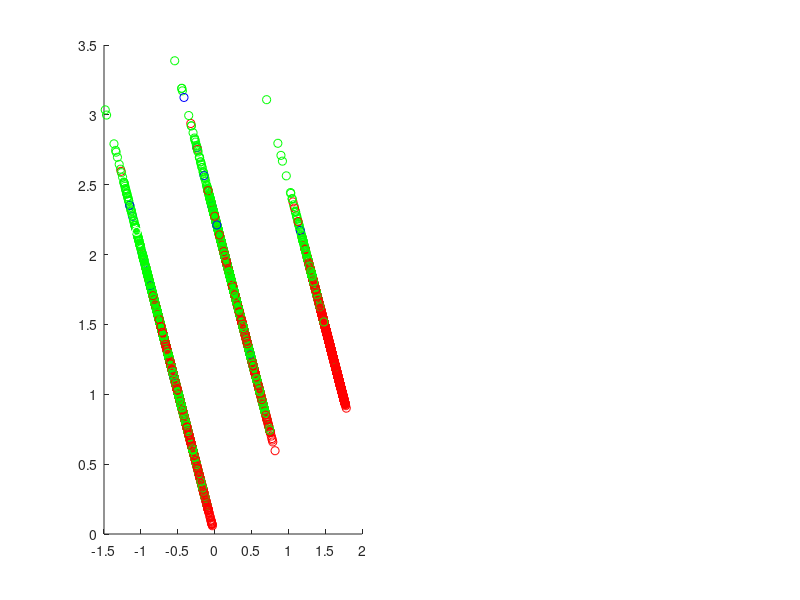

Write MATLAB code to recreate this figure.
%%
data = importdata("bbb.txt");
%%
sex = data.textdata;
attr = data.data;
%%
i = 1;
while i <= length(sex)
    if sex{i} == "M"
        sex{i} = 0;
    elseif sex{i} == "F"
        sex{i} = 1;
    else
        sex{i} = 2;
    end
    i = i + 1;
end
%%
sex = cell2mat(sex);
%%
attr = [sex , attr];
%%
attr = attr(: , 1 : 8);
%%
coeff = pca(attr , 'NumComponents',3 )
%%
color = ones(4177 , 3);
i = 1;
while i < length(data.data(: , 8))
    if data.data(i , 8) < 10
        color(i,:) = [1 , 0 , 0]; 
    elseif data.data(i , 8) < 20
        color(i,:) = [0 , 1 , 0]; 
    else
        color(i,:) = [0 , 0 , 1]; 
    end
   
   i = i + 1;
end
pca3Attr = attr * coeff;
subplot(1 , 2 , 1)
scatter3(pca3Attr(:,1) , pca3Attr(:,2) , pca3Attr(:,3) ,[] , color , 'filled')
%%
coeff2 = pca(attr , 'NumComponents',2 )
pca2Attr = attr * coeff2;

scatter(pca2Attr(:,1) , pca2Attr(:,2) , [] , color)



